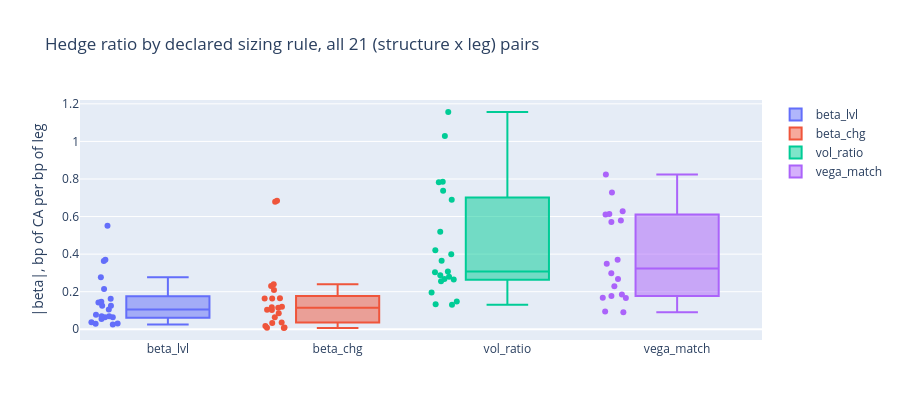

Source (notebook cell):
### Code cell
_m = SIZING.melt(id_vars=["structure", "leg_id"],
                 value_vars=["beta_lvl", "beta_chg", "vol_ratio", "vega_match"],
                 var_name="rule", value_name="beta")
_f = go.Figure()
for _r in ("beta_lvl", "beta_chg", "vol_ratio", "vega_match"):
    _s = _m[_m["rule"] == _r]
    _f.add_trace(go.Box(y=_s["beta"], name=_r, boxpoints="all", jitter=0.4))
_f.update_layout(title="Hedge ratio by declared sizing rule, all 21 "
                       "(structure x leg) pairs",
                 yaxis_title="|beta|, bp of CA per bp of leg", height=420)
_f.show()

### Figure 1 — Plotly figure (JSON) as saved in the notebook; plotly's stock layout.template omitted (floating-point values rounded to 4 significant figures)
{"data": [{"boxpoints": "all", "jitter": 0.4, "name": "beta_lvl", "type": "box", "y": [0.03056, 0.0379, 0.06379, 0.1248, 0.0252, 0.0697, 0.02954, 0.06398, 0.07785, 0.2139, 0.3699, 0.06934, 0.1463, 0.0551, 0.1259, 0.1629, 0.3634, 0.551, 0.142, 0.2774, 0.1048]}, {"boxpoints": "all", "jitter": 0.4, "name": "beta_chg", "type": "box", "y": [0.007839, 0.008923, 0.03607, 0.0646, 0.01723, 0.03402, 0.006834, 0.1168, 0.1639, 0.2093, 0.679, 0.086, 0.1657, 0.1151, 0.1038, 0.1645, 0.2392, 0.6835, 0.1199, 0.2306, 0.1025]}, {"boxpoints": "all", "jitter": 0.4, "name": "vol_ratio", "type": "box", "y": [0.1305, 0.1484, 0.3079, 0.5188, 0.1961, 0.3649, 0.133, 0.2654, 0.3031, 0.7824, 1.029, 0.4204, 0.7847, 0.2793, 0.2559, 0.287, 0.6894, 1.157, 0.399, 0.7368, 0.2675]}, {"boxpoints": "all", "jitter": 0.4, "name": "vega_match", "type": "box", "y": [0.091, 0.09443, 0.2987, 0.6285, 0.1671, 0.3707, 0.2287, 0.1769, 0.1849, NaN, 0.7284, 0.2681, 0.5795, 0.1683, 0.613, 0.6111, NaN, NaN, 0.349, 0.8241, 0.5711]}], "layout": {"height": 420, "title": {"text": "Hedge ratio by declared sizing rule, all 21 (structure x leg) pairs"}, "yaxis": {"title": {"text": "|beta|, bp of CA per bp of leg"}}}}
